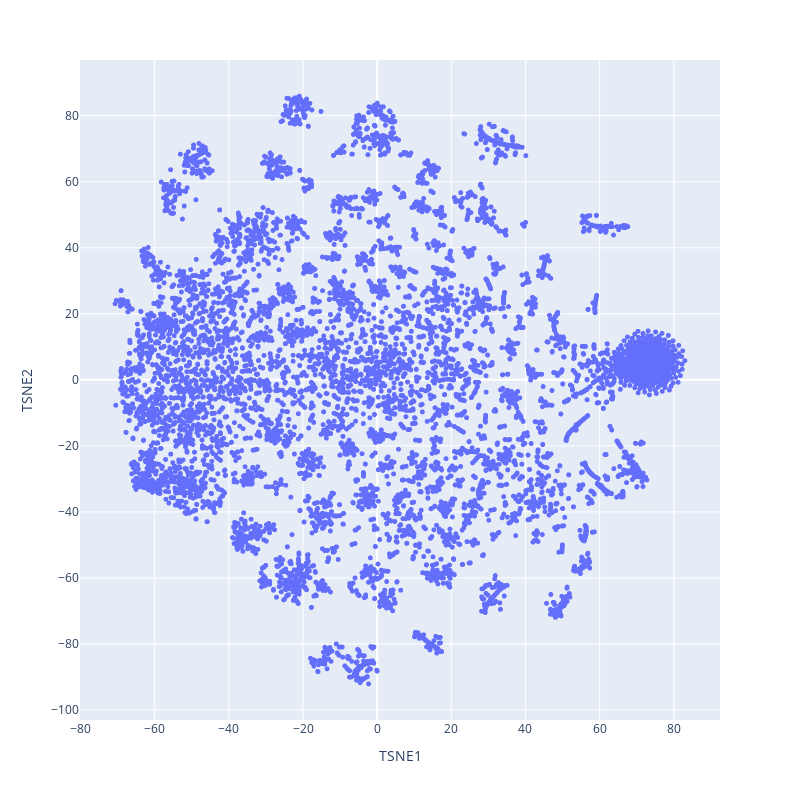

The code cell stored with this chart in its notebook:
### Markdown cell above
Let's do the same with t-sne, an algorithm specialized for visualizing high dimensional spaces, you can read more about it there : https://en.wikipedia.org/wiki/T-distributed_stochastic_neighbor_embedding

### Code cell
from sklearn.manifold import TSNE

# t-SNE on movie embeddings
tsne = TSNE(n_components=2, random_state=37)
df_tsne_movies = pd.DataFrame(tsne.fit_transform(embeddings_movies), columns=["TSNE1", "TSNE2"])
df_tsne_movies["movieId"] = [i for i in range(len(df_tsne_movies))]
df_tsne_movies = df_tsne_movies.merge(df_movies[["newId", "title"]], left_on="movieId", right_on="newId").drop("newId", axis=1)

fig = px.scatter(df_tsne_movies, x="TSNE1", y="TSNE2", hover_name="title")
fig.update_traces(mode="markers", marker=dict(size=5))
fig.update_layout(
    autosize=False,
    width=800,
    height=800,
)
fig.show()

### Figure 1 — Plotly figure (JSON) as saved in the notebook; plotly's stock layout.template omitted (floating-point values rounded to 4 significant figures; data arrays with more than 128 entries replaced by an {"elided": "..."} marker saying what was removed)
{"data": [{"hovertemplate": "<b>%{hovertext}</b><br><br>TSNE1=%{x}<br>TSNE2=%{y}<extra></extra>", "hovertext": {"elided": "9735 str values"}, "legendgroup": "", "marker": {"color": "#636efa", "size": 5, "symbol": "circle"}, "mode": "markers", "name": "", "showlegend": false, "type": "scattergl", "x": {"elided": "9735 float values"}, "xaxis": "x", "y": {"elided": "9735 float values"}, "yaxis": "y"}], "layout": {"autosize": false, "height": 800, "legend": {"tracegroupgap": 0}, "margin": {"t": 60}, "width": 800, "xaxis": {"anchor": "y", "domain": [0, 1], "title": {"text": "TSNE1"}}, "yaxis": {"anchor": "x", "domain": [0, 1], "title": {"text": "TSNE2"}}}}
